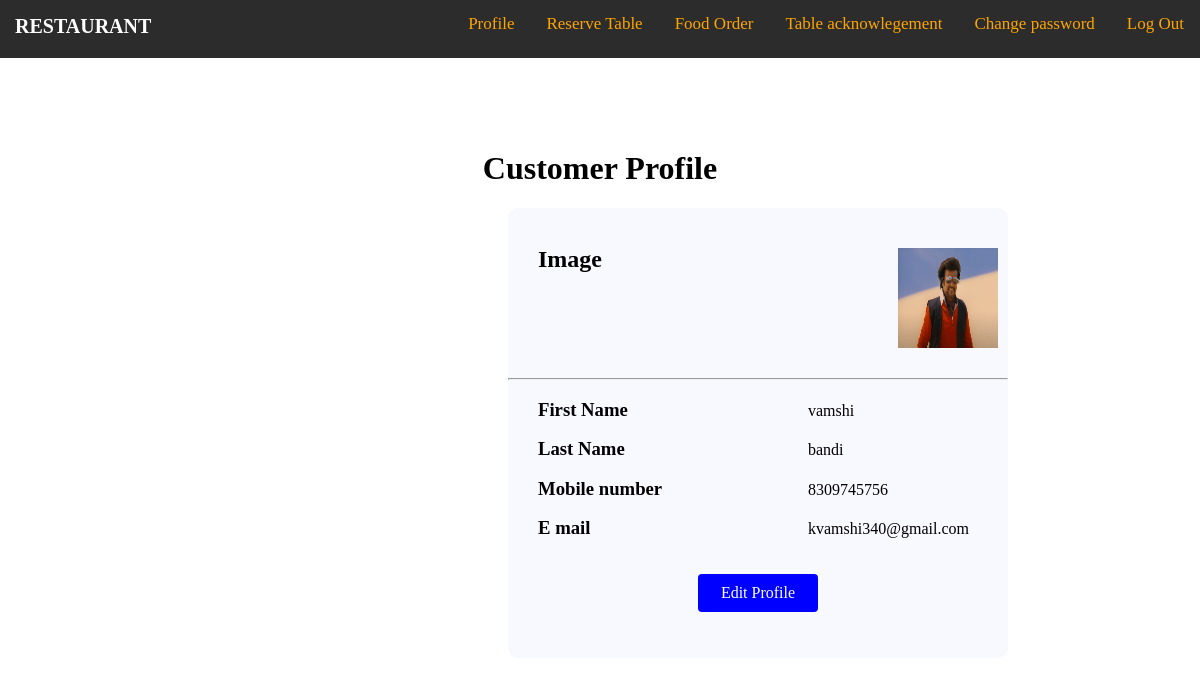
The page /customer/profile/ (signed in) on the database its author committed.
### customer/models.py (models this page shows)
class Customer(models.Model):
    user=models.OneToOneField(User,on_delete=models.CASCADE)
    mobile_number=models.PositiveIntegerField()
    profile_pic=models.ImageField(upload_to='customer/profile_pic/')

### customer/views.py (the view)
# urls.py: path('profile/',views.customer_profile,name='customer-profile'),
@login_required(login_url='customer-sign-in')
def customer_profile(request):
    customer=Customer.objects.get(user=request.user)
    user=User.objects.get(id=customer.user_id)
    return render(request,'customer/profile.html',{'customer':customer,'user':user})

### templates/customer/profile.html (shortened to what this page needs)
<!DOCTYPE html>
{% load static %}
<html lang="en">
<head>
</head>
<body>
    {% include 'customer/base.html' %}
    <center><h1> Customer Profile</h1></center>
    <div class="container"><br>
      <h2> Image</h2> <div><img src="{{customer.profile_pic.url}}"  alt="Nothing" width="100px" height="100px"></div>
      <br>
      <hr>
      <h3>First Name</h3> <div class="fname"><label>{{user.first_name}} </label></div>
      <h3>Last Name</h3> <div class="fname"><label>{{user.last_name}} </label></div>
      <h3>Mobile number</h3> <div class="fname"><label>{{customer.mobile_number}} </label></div>
      <h3>E mail</h3> <div class="fname"><label>{{user.email}} </label></div><br><br>
    <center><a href="{% url 'customer-edit-profile' %}" class="edit"> Edit Profile </a></center>
    </div>
</body>
</html>

### templates/customer/profile.html (style rules this page uses)
h1 { margin-top: 150px; }
.container { background-color: ghostwhite; margin-left: 500px; height:450px; margin-top: 20px; width: 500px; border-radius: 10px; }
img { margin-top: -45px; margin-left: 78%; }
h2,h3 { margin-left: 30px; }
.fname { margin-left: 300px; margin-top: -38px; }
.edit { width:100px; padding:10px; background-color:blue; color:white; border:none; border-radius:4px; display:inline-block; text-decoration:none; }

### rows shown on the page
Customer: profile_pic (picture), mobile_number "8309745756"

### other values the page prints
{{ user.first_name }} "vamshi"
{{ user.last_name }} "bandi"
{{ user.email }} "kvamshi340@gmail.com"
